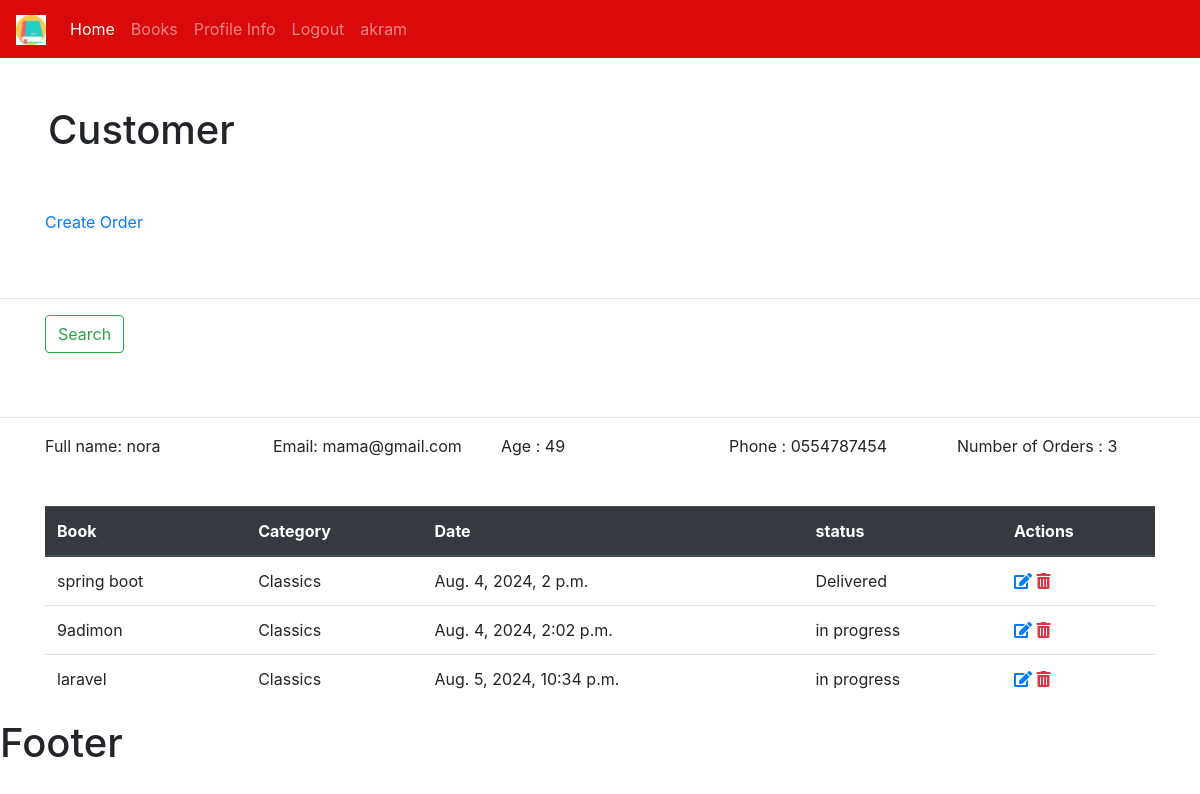
The page /customer/2/ (signed in) on the database its author committed.
### bookstore/models.py (models this page shows, shortened)
class Customer(models.Model):
    user = models.OneToOneField(User,null=True, on_delete=models.CASCADE)
    name = models.CharField(max_length=190, null=True)
    email = models.CharField(max_length=190, null=True)
    phone = models.CharField(max_length=190, null=True)
    age = models.CharField(max_length=190, null=True)
    avatar = models.ImageField(blank=True, null=True, default="preson.png")
    date_created = models.DateTimeField(auto_now_add=True, null=True)

class Order(models.Model):
    STATUS= (
        ('Pending','Pending'),
        ('Delivered','Delivered'),
        ('in progress','in progress'),
        ('out of order','out of order')
    )
    customer = models.ForeignKey(Customer, null=True, on_delete=models.SET_NULL)
    book = models.ForeignKey(Book, null=True, on_delete=models.SET_NULL)
    tags = models.ManyToManyField(Tag)
    date_created = models.DateTimeField(auto_now_add=True, null=True)
    status =  models.CharField(max_length=200, null=True,choices=STATUS)

class Book(models.Model):
    CATEGORY = ( #tuple
        ('Classics','Classics'),
        ('Comic Book','Comic Book'),
        ('Fantasy','Fantasy'),
        ('Horror','Horror')
    )
    name = models.CharField(max_length=190, null=True)
    author = models.CharField(max_length=190, null=True)
    price = models.FloatField( null=True)
    category = models.CharField(max_length=190, null=True ,choices=CATEGORY  )
    description = models.CharField(max_length=200, null=True)
    tags = models.ManyToManyField(Tag)
    date_created = models.DateTimeField(auto_now_add=True, null=True)
    def __str__(self):
         return self.name

### bookstore/views.py (the view)
# urls.py: path('customer/<int:pk>/',views.customer,name='customer'),
def customer(request,pk):
    customer = Customer.objects.get(id=pk)
    orders = customer.order_set.all()
    total_orders = orders.count()
    myContext = {
        'customer': customer ,
        'orders': orders,
        'total_orders': total_orders
    }
    return render(request=request , template_name='bookstore/customer.html',context=myContext)

### bookstore/templates/bookstore/customer.html (shortened to what this page needs)
{% extends 'bookstore/main.html'%}
{% block content %}
<h1 class="p-5">Customer</h1>
<div class="container pb-5">
  <div class="row">
    <div class="col-sm">
    <a href="{% comment %}{% url 'create' customer.id %}{% endcomment %}"> Create Order</a>
    </div>
  </div>
</div>
<hr>
<div class="container pb-5">
  <div class="row">
    <div class="col-sm">
    <form class="form-inline my-2 my-lg-0" method="GET">
      <button class="btn btn-outline-success my-2 my-sm-0" type="submit">Search</button>
    </form>
    </div>
  </div>
</div>
<hr>
<div class="container pb-5">
  <div class="row">
    <div class="col-sm">
    Full name:   {{customer.name}}
    </div>
    <div class="col-sm">
    Email:   {{customer.email}}
    </div>
    <div class="col-sm">
    Age :   {{customer.age}}
    </div>
    <div class="col-sm">
    Phone :   {{customer.phone}}
    </div>
      <div class="col-sm">
    Number of Orders :   {{total_orders}}
    </div>
  </div>
</div>
<div class="container">
<table class="table">
  <thead class="thead-dark">
    <tr>
      <th scope="col">Book</th>
      <th scope="col">Category</th>
      <th scope="col">Date</th>
       <th scope="col">status</th>
       <th scope="col">Actions</th>
    </tr>
  </thead>
  <tbody>
   {% for item in orders  %}
        <tr>
         <td>{{item.book}}</td>
      <td>{{item.book.category}}</td> {% comment %}//from foreign key{% endcomment %}
      <td>{{item.date_created}}</td>
      <td>{{item.status}}</td>
       <td>
       <a href="{% comment %}{% url 'update' item.id%}{% endcomment %}"><i class="fas fa-edit"></i></a>
       <a class="text-danger" href="{% comment %}{% url 'delete' item.id %}{% endcomment %}"><i class="fas fa-trash-alt"></i></a>
       </td>
       </tr>
      {% endfor %}
  </tbody>
</table>
</div>
{% endblock %}

### bookstore/templates/bookstore/navbar.html (shortened to what this page needs)
{% load static   %}
<nav class="navbar navbar-expand-lg  navbar-dark bg-primary">
  <a class="navbar-brand" href="{% url 'home' %}">
   <img src="{% static '/images/book.png'  %}" width="30" height="30" alt="" loading="lazy">
  </a>
  <div class="collapse navbar-collapse" id="navbarSupportedContent">
    <ul class="navbar-nav mr-auto">
    {% if request.user.is_staff%}
      <li class="nav-item active">
        <a class="nav-link" href="{% url 'home' %}">Home <span class="sr-only">(current)</span></a>
      </li>
      <li class="nav-item">
        <a class="nav-link" href="{% url 'books' %}">Books</a>
      </li>
  {% endif %}
      <li class="nav-item">
        <a class="nav-link" href="">Profile Info</a>
      </li>
      <li class="nav-item">
        <a class="nav-link" href="">Logout</a>
      </li>
       <li class="nav-item">
       <a class="nav-link" href="#">{{request.user}}</a>
      </li>
    </ul>
  </div>
</nav>

### myStatic/css/style.css (style rules this page uses)
.bg-primary { background-color: #d90a0a!important; }

### rows shown on the page
Customer: name "nora", email "mama@gmail.com", age "49", phone "0554787454"
Order: book "spring boot", book.category "Classics", date_created "Aug. 4, 2024, 2 p.m.", status "Delivered"
Order: book "9adimon", book.category "Classics", date_created "Aug. 4, 2024, 2:02 p.m.", status "in progress"
Order: book "laravel", book.category "Classics", date_created "Aug. 5, 2024, 10:34 p.m.", status "in progress"

### other values the page prints
{{ request.user }} "akram"
{{ total_orders }} "3"
